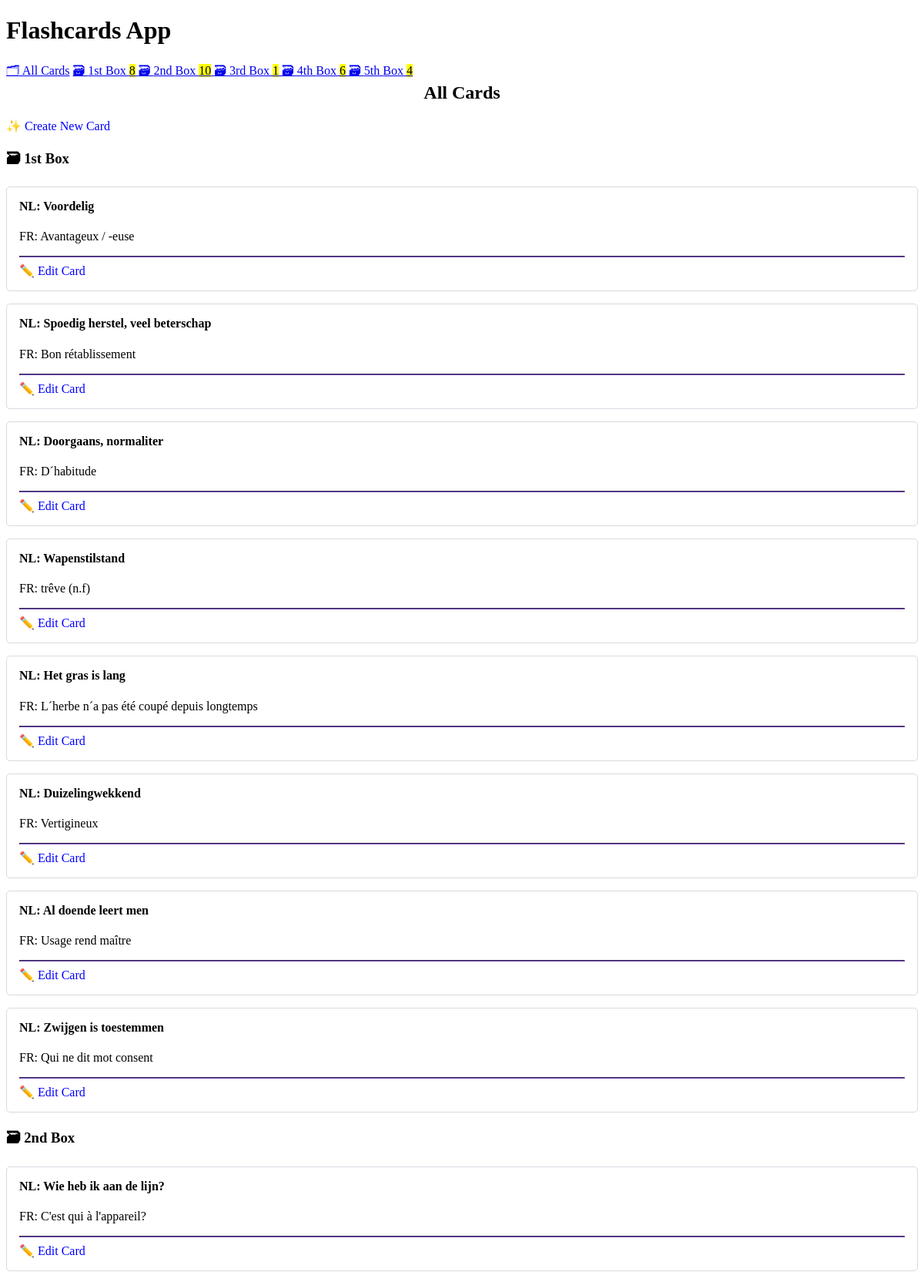
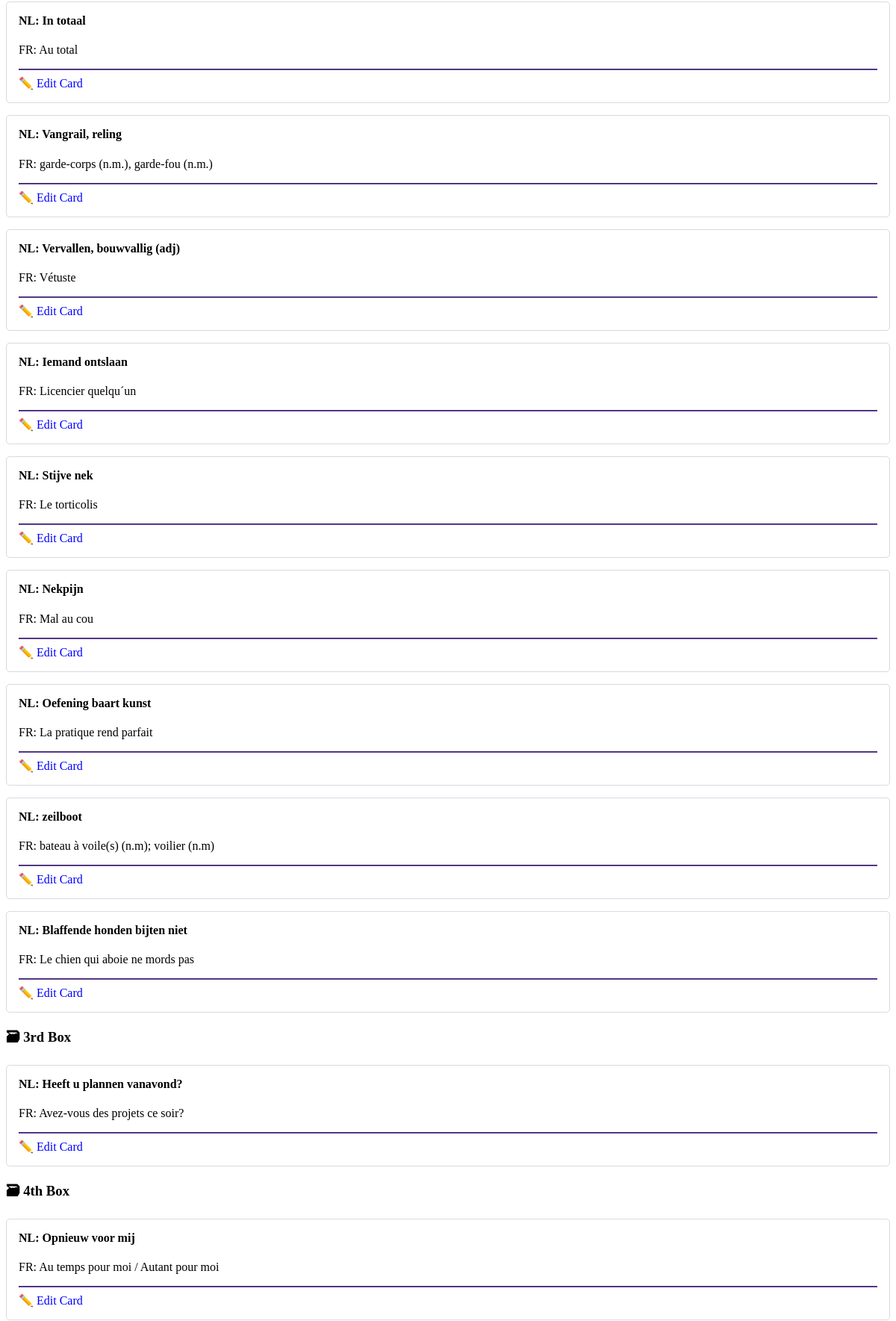
The page / (upper part) on the database its author committed (2 pictures, top to bottom).
### flashcards_app/models.py (models this page shows, shortened)
class Card(models.Model):
    NL = models.CharField(max_length=200)
    FR = models.CharField(max_length=200)
    box = models.IntegerField(
        choices=zip(BOXES, BOXES),
        default=BOXES[0],
    )
    date_created = models.DateTimeField(auto_now_add=True)

### flashcards_app/views.py (the view)
class CardListView(ListView):
    model = Card
    queryset = Card.objects.all().order_by("box", "-date_created")

### flashcards_app/templatetags/cards_tags.py (called while the page is built)
@register.inclusion_tag("flashcards_app/box_links.html")
def boxes_as_links():
    boxes = []
    for box_num in BOXES:
        card_count = Card.objects.filter(box=box_num).count()
        boxes.append({
            "number": box_num,
            "card_count": card_count,
        })
    return {"boxes": boxes}

### flashcards_app/templates/flashcards_app/card_list.html
{% extends "flashcards_app/base.html" %}
{% load humanize %}
{% block content %}
    <h2>
        All Cards
    </h2>
    <a href="{% url 'card-create' %}" role="button">
        ✨ Create New Card
    </a>
    {% for card in card_list %}
        {% ifchanged %}
            <h3>🗃 {{ card.box | ordinal }} Box</h3>
        {% endifchanged %}
        {% include "flashcards_app/card.html" %}
    {% endfor %}
{% endblock content %}

### flashcards_app/templates/flashcards_app/base.html (shortened to what this page needs)
<!DOCTYPE html>
<html lang="en">
<head>
    <link rel="stylesheet" href="https://cdn.simplecss.org/simple.min.css">
</head>
<body>
    <header>
        <h1>Flashcards App</h1>
        {% include "flashcards_app/navigation.html" %}
    </header>
    <main>
        {% block content %}{% endblock content %}
    </main>
</body>
</html>

### flashcards_app/templates/flashcards_app/navigation.html
{% load cards_tags %}
<nav>
    <a href="{% url 'card-list' %}">🗂 All Cards</a>
    {% boxes_as_links %}
</nav>

### flashcards_app/templates/flashcards_app/box_links.html
{% load humanize %}
{% for box in boxes %}
    <a href="{% url 'box' box_num=box.number %}">
        🗃 {{ box.number | ordinal }} Box <mark>{{ box.card_count }}</mark>
    </a>
{% endfor %}

### flashcards_app/templates/flashcards_app/card.html (shortened to what this page needs)
<article>
   <h4>NL: {{ card.NL }}</h4>
    {% if not check_card %}
       <p>FR: {{ card.FR }}</p>
       <hr>
        <a href="{% url 'card-update' card.id %}" role="button">
            ✏️ Edit Card
        </a>
    {% endif %}
</article>

### flashcards_app/templates/flashcards_app/base.html (style rules this page uses)
:root { --accent: #6e48ad; --accent-bg: white; --bg: #fff; --text: #212121; --text-light: #585858; --border: #d8dae1; --code: #d81b60; --preformatted: #444; }
article { background-color: var(--marked); border: 1px solid var(--border); border-radius: 5px; padding: 1em; margin: 1em 0; }
h2 { text-align: center; }
h2, h4 { margin-top: 0; }
hr { background: var(--accent); border-color: var(--accent); }
button, a[role="button"] { color: blue; text-decoration: none; }

### rows shown on the page
Card: box|ordinal "1st", NL "Voordelig", FR "Avantageux / -euse"
Card: NL "Spoedig herstel, veel beterschap", FR "Bon rétablissement"
Card: NL "Doorgaans, normaliter", FR "D´habitude"
Card: NL "Wapenstilstand", FR "trêve (n.f)"
Card: NL "Het gras is lang", FR "L´herbe n´a pas été coupé depuis longtemps"
Card: NL "Duizelingwekkend", FR "Vertigineux"
Card: NL "Al doende leert men", FR "Usage rend maître"
Card: NL "Zwijgen is toestemmen", FR "Qui ne dit mot consent"
Card: box|ordinal "2nd", NL "Wie heb ik aan de lijn?", FR "C'est qui à l'appareil?"
Card: NL "In totaal", FR "Au total"
Card: NL "Vangrail, reling", FR "garde-corps (n.m.), garde-fou (n.m.)"
Card: NL "Vervallen, bouwvallig (adj)", FR "Vétuste"
Card: NL "Iemand ontslaan", FR "Licencier quelqu´un"
Card: NL "Stijve nek", FR "Le torticolis"
Card: NL "Nekpijn", FR "Mal au cou"
Card: NL "Oefening baart kunst", FR "La pratique rend parfait"
Card: NL "zeilboot", FR "bateau à voile(s) (n.m); voilier (n.m)"
Card: NL "Blaffende honden bijten niet", FR "Le chien qui aboie ne mords pas"
Card: box|ordinal "3rd", NL "Heeft u plannen vanavond?", FR "Avez-vous des projets ce soir?"
Card: box|ordinal "4th", NL "Opnieuw voor mij", FR "Au temps pour moi / Autant pour moi"

### other values the page prints
{{ box.number | ordinal }} "1st" "2nd" "3rd" "4th" "5th"
{{ box.card_count }} "8" "10" "1" "6" "4"
